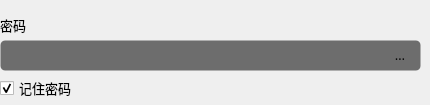
                <widget class="QWidget" name="tab_passowrd">
                 <attribute name="title">
                  <string>   密码   </string>
                 </attribute>
                 <widget class="QLineEdit" name="tab_passowrd_lineEdit_password_data">
                  <property name="geometry">
                   <rect>
                    <x>0</x>
                    <y>40</y>
                    <width>421</width>
                    <height>31</height>
                   </rect>
                  </property>
                  <property name="minimumSize">
                   <size>
                    <width>0</width>
                    <height>30</height>
                   </size>
                  </property>
                  <property name="font">
                   <font>
                    <family>OPPOSans B</family>
                    <pointsize>10</pointsize>
                   </font>
                  </property>
                  <property name="styleSheet">
                   <string notr="true">background-color: rgb(25, 25, 25, 155);
border: 1px solid rgba(255, 255, 255, 0);
border-radius: 5px;
padding-left:10px;
padding-right:10px;</string>
                  </property>
                  <property name="text">
                   <string/>
                  </property>
                  <property name="echoMode">
                   <enum>QLineEdit::Password</enum>
                  </property>
                 </widget>
                 <widget class="QLabel" name="tab_passowrd_label_password">
                  <property name="geometry">
                   <rect>
                    <x>0</x>
                    <y>10</y>
                    <width>39</width>
                    <height>30</height>
                   </rect>
                  </property>
                  <property name="font">
                   <font>
                    <family>OPPOSans B</family>
                    <pointsize>10</pointsize>
                   </font>
                  </property>
                  <property name="text">
                   <string>密码</string>
                  </property>
                 </widget>
                 <widget class="QCheckBox" name="tab_passowrd_checkBox_remember_password">
                  <property name="geometry">
                   <rect>
                    <x>0</x>
                    <y>80</y>
                    <width>81</width>
                    <height>16</height>
                   </rect>
                  </property>
                  <property name="font">
                   <font>
                    <family>OPPOSans B</family>
                    <pointsize>10</pointsize>
                    <stylestrategy>PreferAntialias</stylestrategy>
                   </font>
                  </property>
                  <property name="styleSheet">
                   <string notr="true"/>
                  </property>
                  <property name="text">
                   <string>记住密码</string>
                  </property>
                  <property name="checked">
                   <bool>true</bool>
                  </property>
                 </widget>
                 <widget class="QToolButton" name="tab_passowrd_toolButton_show">
                  <property name="geometry">
                   <rect>
                    <x>380</x>
                    <y>40</y>
                    <width>40</width>
                    <height>30</height>
                   </rect>
                  </property>
                  <property name="sizePolicy">
                   <sizepolicy hsizetype="Expanding" vsizetype="Expanding">
                    <horstretch>0</horstretch>
                    <verstretch>0</verstretch>
                   </sizepolicy>
                  </property>
                  <property name="minimumSize">
                   <size>
                    <width>30</width>
                    <height>30</height>
                   </size>
                  </property>
                  <property name="maximumSize">
                   <size>
                    <width>40</width>
                    <height>30</height>
                   </size>
                  </property>
                  <property name="font">
                   <font>
                    <family>OPPOSans B</family>
                    <pointsize>10</pointsize>
                    <stylestrategy>PreferAntialias</stylestrategy>
                   </font>
                  </property>
                  <property name="styleSheet">
                   <string notr="true">QToolButton {
background-color: rgba(25, 25, 25,0);
border: 1px solid rgba(255, 255, 255, 0);
border-radius: 5px;
padding-left:10px;
padding-right:10px;
}

QToolButton::menu-indicator { 
	image: None;
}

 
QToolButton:hover {
background-color: rgba(25, 25, 25,0);
border: 1px solid rgba(255, 255, 255, 0);
border-radius: 5px;
padding-left:10px;
padding-right:10px;
}</string>
                  </property>
                  <property name="text">
                   <string>取消</string>
                  </property>
                  <property name="icon">
                   <iconset resource="../lib.qrc">
                    <normaloff>:/lib/eye2.png</normaloff>:/lib/eye2.png</iconset>
                  </property>
                  <property name="iconSize">
                   <size>
                    <width>14</width>
                    <height>14</height>
                   </size>
                  </property>
                 </widget>
                </widget>
